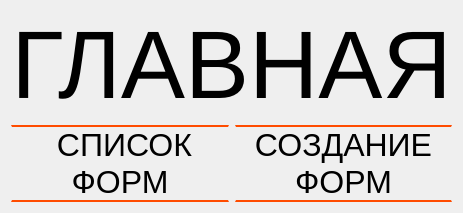
      <widget class="QWidget" name="Main_page">
       <property name="maximumSize">
        <size>
         <width>16777215</width>
         <height>16777215</height>
        </size>
       </property>
       <layout class="QVBoxLayout" name="verticalLayout_9">
        <item>
         <layout class="QHBoxLayout" name="horizontalLayout_5">
          <item>
           <widget class="QLabel" name="Glavnaya">
            <property name="maximumSize">
             <size>
              <width>760</width>
              <height>142</height>
             </size>
            </property>
            <property name="font">
             <font>
              <pointsize>72</pointsize>
             </font>
            </property>
            <property name="contextMenuPolicy">
             <enum>Qt::DefaultContextMenu</enum>
            </property>
            <property name="styleSheet">
             <string notr="true"/>
            </property>
            <property name="text">
             <string>ГЛАВНАЯ</string>
            </property>
            <property name="alignment">
             <set>Qt::AlignCenter</set>
            </property>
           </widget>
          </item>
         </layout>
        </item>
        <item>
         <layout class="QVBoxLayout" name="verticalLayout"/>
        </item>
        <item>
         <layout class="QHBoxLayout" name="horizontalLayout">
          <item>
           <widget class="QPushButton" name="Button_Zapolnit">
            <property name="maximumSize">
             <size>
              <width>270</width>
              <height>120</height>
             </size>
            </property>
            <property name="font">
             <font>
              <pointsize>24</pointsize>
             </font>
            </property>
            <property name="styleSheet">
             <string notr="true">#Button_Zapolnit{
border-top: 2px solid;
border-top-color: rgb(255, 76, 0);
border-bottom: 2px solid;
border-bottom-color: rgb(255, 76, 0);
}
#Button_Zapolnit:hover {
background: rgb(219, 219, 219);
transition: 3s;
}
#Button_Zapolnit:pressed {
background: rgb(204, 204, 204);
transition: 3s;
}</string>
            </property>
            <property name="text">
             <string> СПИСОК
ФОРМ</string>
            </property>
           </widget>
          </item>
          <item>
           <widget class="QPushButton" name="Button_Spisok">
            <property name="maximumSize">
             <size>
              <width>270</width>
              <height>120</height>
             </size>
            </property>
            <property name="font">
             <font>
              <pointsize>24</pointsize>
             </font>
            </property>
            <property name="styleSheet">
             <string notr="true">#Button_Spisok{
border-top: 2px solid;
border-top-color: rgb(255, 76, 0);
border-bottom: 2px solid;
border-bottom-color: rgb(255, 76, 0);
}
#Button_Spisok:hover {
background: rgb(219, 219, 219);
transition: 3s;
}
#Button_Spisok:pressed {
background: rgb(204, 204, 204);
transition: 3s;
}</string>
            </property>
            <property name="text">
             <string>СОЗДАНИЕ
ФОРМ</string>
            </property>
           </widget>
          </item>
         </layout>
        </item>
       </layout>
      </widget>
